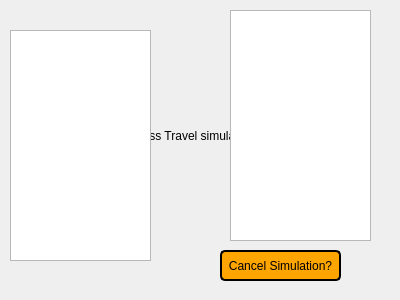
<?xml version="1.0" encoding="UTF-8"?>
<ui version="4.0">
 <class>tTravelSimulation</class>
 <widget class="QWidget" name="tTravelSimulation">
  <property name="geometry">
   <rect>
    <x>0</x>
    <y>0</y>
    <width>400</width>
    <height>300</height>
   </rect>
  </property>
  <property name="windowTitle">
   <string>Form</string>
  </property>
  <widget class="QLabel" name="label">
   <property name="geometry">
    <rect>
     <x>120</x>
     <y>110</y>
     <width>161</width>
     <height>51</height>
    </rect>
   </property>
   <property name="text">
    <string>BadAss Travel simulation!!!!!!!</string>
   </property>
  </widget>
  <widget class="QPushButton" name="exitSimulationButton">
   <property name="geometry">
    <rect>
     <x>220</x>
     <y>250</y>
     <width>121</width>
     <height>31</height>
    </rect>
   </property>
   <property name="styleSheet">
    <string notr="true">background-color:#ffa500;
border-style: solid;
border-color: black;
border-width: 2px;
border-radius: 5px;</string>
   </property>
   <property name="text">
    <string>Cancel Simulation?</string>
   </property>
  </widget>
  <widget class="QListWidget" name="listWidget">
   <property name="geometry">
    <rect>
     <x>10</x>
     <y>30</y>
     <width>141</width>
     <height>231</height>
    </rect>
   </property>
  </widget>
  <widget class="QListWidget" name="listWidget_2">
   <property name="geometry">
    <rect>
     <x>230</x>
     <y>10</y>
     <width>141</width>
     <height>231</height>
    </rect>
   </property>
  </widget>
 </widget>
 <resources/>
 <connections/>
</ui>
